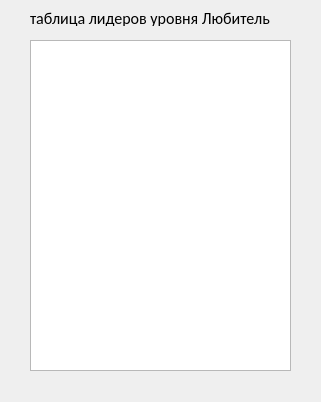
<?xml version="1.0" encoding="UTF-8"?>
<ui version="4.0">
 <class>Dialog</class>
 <widget class="QDialog" name="Dialog">
  <property name="geometry">
   <rect>
    <x>0</x>
    <y>0</y>
    <width>321</width>
    <height>402</height>
   </rect>
  </property>
  <property name="windowTitle">
   <string>Dialog</string>
  </property>
  <widget class="QTableWidget" name="tableWidget">
   <property name="geometry">
    <rect>
     <x>30</x>
     <y>40</y>
     <width>261</width>
     <height>331</height>
    </rect>
   </property>
  </widget>
  <widget class="QLabel" name="label_leaderboard">
   <property name="geometry">
    <rect>
     <x>30</x>
     <y>10</y>
     <width>271</width>
     <height>16</height>
    </rect>
   </property>
   <property name="font">
    <font>
     <family>Calibri</family>
     <pointsize>12</pointsize>
    </font>
   </property>
   <property name="text">
    <string>таблица лидеров уровня Любитель</string>
   </property>
  </widget>
 </widget>
 <resources/>
 <connections/>
</ui>
